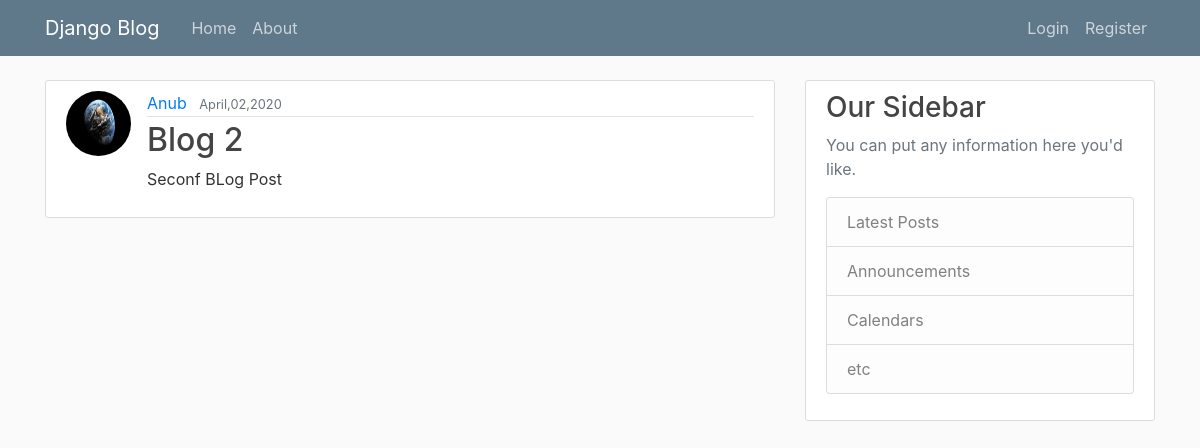
The app's page /post/2/ with its own data.
### blog/models.py (models this page shows, shortened)
class Post(models.Model):
    title= models.CharField(max_length=100)
    content= models.TextField()
    date_posted =models.DateTimeField(default=timezone.now)
    author = models.ForeignKey(User,on_delete=models.CASCADE)

### users/models.py (models this page shows, shortened)
class Profile(models.Model):
    user=models.OneToOneField(User,on_delete=models.CASCADE)
    image= models.ImageField(default='default.jpg',upload_to='profile_pics')

### blog/views.py (the view)
# urls.py: path('post/<int:pk>/', PostDetailView.as_view(), name='post-detail'), #learn
class PostDetailView(DetailView):
    model = Post

### blog/templates/blog/post_detail.html (shortened to what this page needs)
{% extends "blog/base.html"%}
{%block content%}
    <article class="media content-section"  >
    <img  class="rounded-circle article-img" src="{{object.author.profile.image.url}}"  >
    <div class="media-body">
        <div class="article-metadata">
        <a class="mr-2" href="{% url 'user-posts' object.author.username %}">{{ object.author }}</a>
        <small class="text-muted">{{ object.date_posted | date:"F,d,Y"}}</small>
        </div>
        <h2 class="article-title">{{ object.title }}</h2>
        <p class="article-content">{{ object.content }}</p>
    </div>
    </article>
{% endblock content%}

### records on screen
Post: author.profile.image (picture), author "Anub", date_posted "April,02,2020", title "Blog 2", content "Seconf BLog Post"
